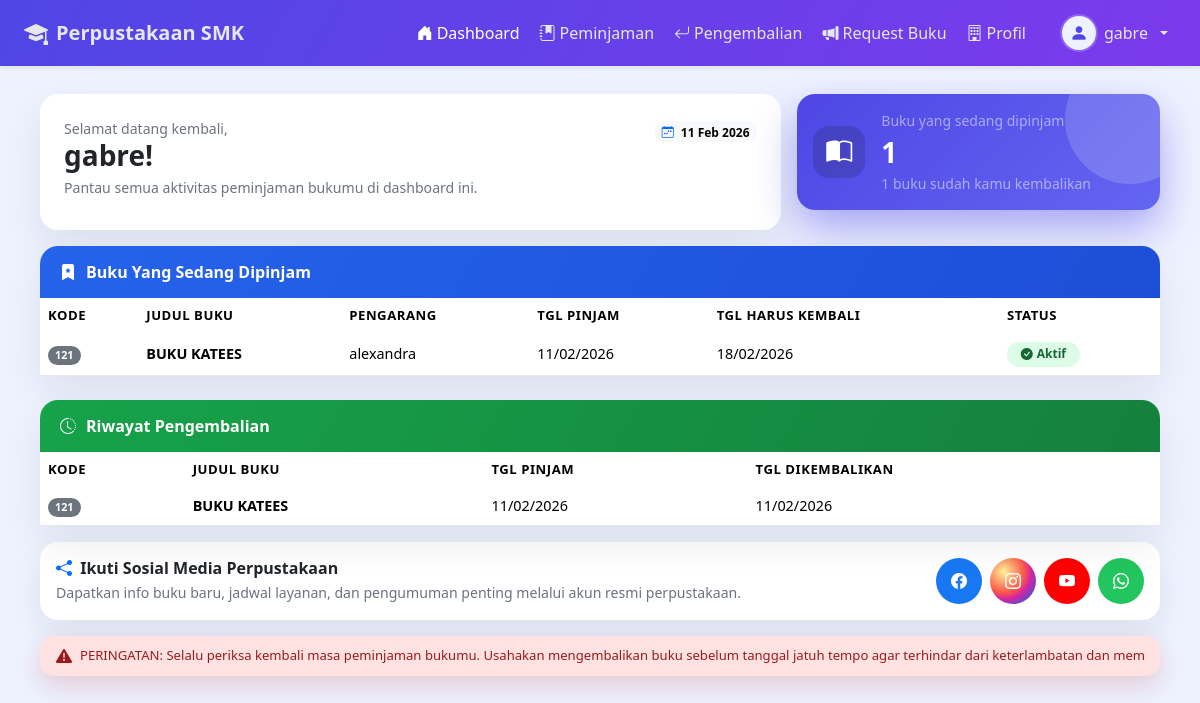
Screenshot of /anggota/dashboard.php (signed in) with the database file from the repository.
### tables this page shows
CREATE TABLE `peminjaman` (
  `id` int NOT NULL,
  `id_user` int NOT NULL,
  `id_buku` int NOT NULL,
  `tanggal_pinjam` date NOT NULL,
  `tanggal_kembali` date NOT NULL,
  `tanggal_dikembalikan` date DEFAULT NULL,
  `status` enum('dipinjam','dikembalikan','terlambat') NOT NULL DEFAULT 'dipinjam',
  `denda` decimal(10,2) DEFAULT '0.00',
  `catatan` text
);

CREATE TABLE `buku` (
  `id` int NOT NULL,
  `kode_buku` varchar(20) NOT NULL,
  `judul_buku` varchar(200) NOT NULL,
  `pengarang` varchar(100) NOT NULL,
  `penerbit` varchar(100) DEFAULT NULL,
  `tahun_terbit` year DEFAULT NULL,
  `kategori` varchar(50) DEFAULT NULL,
  `jumlah_buku` int NOT NULL DEFAULT '0',
  `stok_tersedia` int NOT NULL DEFAULT '0',
  `lokasi_rak` varchar(20) DEFAULT NULL,
  `tanggal_input` datetime DEFAULT CURRENT_TIMESTAMP
);

### anggota/dashboard.php (the view, shortened to what this page needs)
<?php
require_once '../config.php';
$user_id = $_SESSION['user_id'];
$peminjaman_aktif = mysqli_query($conn, "
    SELECT p.*, b.judul_buku, b.kode_buku, b.pengarang
    FROM peminjaman p
    JOIN buku b ON p.id_buku = b.id
    WHERE p.id_user = '$user_id' AND p.status = 'dipinjam'
    ORDER BY p.tanggal_pinjam DESC
");
$riwayat = mysqli_query($conn, "
    SELECT p.*, b.judul_buku, b.kode_buku
    FROM peminjaman p
    JOIN buku b ON p.id_buku = b.id
    WHERE p.id_user = '$user_id' AND p.status = 'dikembalikan'
    ORDER BY p.tanggal_dikembalikan DESC
    LIMIT 5
");
$jml_aktif   = mysqli_num_rows($peminjaman_aktif);
$jml_riwayat = mysqli_num_rows($riwayat);
?>
<!doctype html>
<html lang="id">
<head>
    <link href="https://cdn.jsdelivr.net/npm/bootstrap@5.3.3/dist/css/bootstrap.min.css" rel="stylesheet">
    <link href="https://cdn.jsdelivr.net/npm/bootstrap-icons@1.11.3/font/bootstrap-icons.css" rel="stylesheet">
</head>
<body>
    <nav class="navbar navbar-expand-lg navbar-school shadow-sm">
        <div class="container-fluid px-3 px-lg-4">
            <a class="navbar-brand d-flex align-items-center gap-2" href="#">
                <i class="bi bi-mortarboard-fill fs-4"></i>
                <span class="fw-semibold">Perpustakaan SMK</span>
            </a>
            <div class="collapse navbar-collapse" id="nav">
                <ul class="navbar-nav ms-auto align-items-lg-center gap-lg-1">
                    <li class="nav-item">
                        <a class="nav-link active" href="dashboard.php">
                            <i class="bi bi-house-door-fill me-1"></i>Dashboard
                        </a>
                    </li>
                    <li class="nav-item">
                        <a class="nav-link" href="peminjaman.php">
                            <i class="bi bi-journal-bookmark-fill me-1"></i>Peminjaman
                        </a>
                    </li>
                    <li class="nav-item">
                        <a class="nav-link" href="pengembalian.php">
                            <i class="bi bi-arrow-return-left me-1"></i>Pengembalian
                        </a>
                    </li>
                    <li class="nav-item">
                        <a class="nav-link" href="request_buku.php">
                            <i class="bi bi-megaphone-fill me-1"></i>Request Buku
                        </a>
                    </li>
                    <li class="nav-item">
                        <a class="nav-link" href="profil.php">
                            <i class="bi bi-building me-1"></i>Profil
                        </a>
                    </li>
                    <li class="nav-item dropdown ms-lg-3">
                        <a class="nav-link dropdown-toggle d-flex align-items-center gap-2" href="#" data-bs-toggle="dropdown">
                            <div class="avatar-circle">
                                <i class="bi bi-person-fill"></i>
                            </div>
                            <span class="d-none d-sm-inline">
                                <?php echo htmlspecialchars($_SESSION['nama_lengkap']); ?>
                            </span>
                        </a>
                    </li>
                </ul>
            </div>
        </div>
    </nav>
    <div class="page-wrapper">
        <div class="row g-3 mb-3 align-items-stretch">
            <div class="col-lg-8">
                <div class="card-soft hover-lift p-4">
                    <div class="d-flex justify-content-between align-items-start mb-2">
                        <div>
                            <div class="headline-sub">Selamat datang kembali,</div>
                            <h3 class="fw-semibold mb-1">
                                <?php echo htmlspecialchars($_SESSION['nama_lengkap']); ?>!
                            </h3>
                            <p class="headline-sub mb-0">
                                Pantau semua aktivitas peminjaman bukumu di dashboard ini.
                            </p>
                        </div>
                        <div class="text-end">
                            <span class="badge rounded-pill text-bg-light">
                                <i class="bi bi-calendar-week me-1 text-primary"></i>
                                <?php echo date('d M Y'); ?>
                            </span>
                        </div>
                    </div>
                </div>
            </div>
            <div class="col-lg-4">
                <div class="stat-card p-3 d-flex align-items-center hover-lift">
                    <div class="stat-icon me-3">
                        <i class="bi bi-book-half text-white"></i>
                    </div>
                    <div>
                        <div class="small text-white-50">Buku yang sedang dipinjam</div>
                        <div class="fs-3 fw-semibold"><?php echo $jml_aktif; ?></div>
                        <div class="small text-white-50">
                            <?php echo $jml_riwayat; ?> buku sudah kamu kembalikan
                        </div>
                    </div>
                </div>
            </div>
        </div>
        <div class="row g-4">
            <div class="col-12">
                <div class="card-soft hover-lift delay-1">
                    <div class="card-soft-header" style="background:linear-gradient(120deg,#2563eb,#1d4ed8);">
                        <i class="bi bi-bookmark-star-fill"></i>
                        <span>Buku Yang Sedang Dipinjam</span>
                    </div>
                    <div class="card-body">
                        <?php if ($jml_aktif > 0): ?>
                            <div class="table-responsive">
                                <table class="table table-modern align-middle mb-0">
                                    <thead>
                                        <tr>
                                            <th>Kode</th>
                                            <th>Judul Buku</th>
                                            <th>Pengarang</th>
                                            <th>Tgl Pinjam</th>
                                            <th>Tgl Harus Kembali</th>
                                            <th>Status</th>
                                        </tr>
                                    </thead>
                                    <tbody>
                                        <?php
                                        mysqli_data_seek($peminjaman_aktif, 0);
                                        while ($row = mysqli_fetch_assoc($peminjaman_aktif)):
                                            $today = strtotime(date('Y-m-d'));
                                            $due   = strtotime($row['tanggal_kembali']);
                                            $diff  = ($due - $today) / (60 * 60 * 24);
                                            if ($diff < 0) {
                                                $pillClass = 'late';
                                                $label     = 'Terlambat ' . abs($diff) . ' hari';
                                                $icon      = 'bi-exclamation-triangle-fill';
                                            } elseif ($diff <= 2) {
                                                $pillClass = 'info';
                                                $label     = 'Segera dikembalikan';
                                                $icon      = 'bi-alarm-fill';
                                            } else {
                                                $pillClass = 'active';
                                                $label     = 'Aktif';
                                                $icon      = 'bi-check-circle-fill';
                                            }
                                        ?>
                                            <tr>
                                                <td><span class="badge bg-secondary rounded-pill"><?php echo $row['kode_buku']; ?></span></td>
                                                <td class="fw-semibold"><?php echo $row['judul_buku']; ?></td>
                                                <td><?php echo $row['pengarang']; ?></td>
                                                <td><?php echo date('d/m/Y', strtotime($row['tanggal_pinjam'])); ?></td>
                                                <td><?php echo date('d/m/Y', strtotime($row['tanggal_kembali'])); ?></td>
                                                <td>
                                                    <span class="pill-status <?php echo $pillClass; ?>">
                                                        <i class="bi <?php echo $icon; ?>"></i>
                                                        <?php echo $label; ?>
                                                    </span>
                                                </td>
                                            </tr>
                                        <?php endwhile; ?>
                                    </tbody>
                                </table>
                            </div>
                        <?php endif; ?>
                    </div>
                </div>
            </div>
            <div class="col-12">
                <div class="card-soft hover-lift delay-2">
                    <div class="card-soft-header" style="background:linear-gradient(120deg,#16a34a,#15803d);">
                        <i class="bi bi-clock-history"></i>
                        <span>Riwayat Pengembalian</span>
                    </div>
                    <div class="card-body">
                        <?php if ($jml_riwayat > 0): ?>
                            <div class="table-responsive">
                                <table class="table table-modern align-middle mb-0">
                                    <thead>
                                        <tr>
                                            <th>Kode</th>
                                            <th>Judul Buku</th>
                                            <th>Tgl Pinjam</th>
                                            <th>Tgl Dikembalikan</th>
                                        </tr>
                                    </thead>
                                    <tbody>
                                        <?php
                                        mysqli_data_seek($riwayat, 0);
                                        while ($row = mysqli_fetch_assoc($riwayat)): ?>
                                            <tr>
                                                <td><span class="badge bg-secondary rounded-pill"><?php echo $row['kode_buku']; ?></span></td>
                                                <td class="fw-semibold"><?php echo $row['judul_buku']; ?></td>
                                                <td><?php echo date('d/m/Y', strtotime($row['tanggal_pinjam'])); ?></td>
                                                <td><?php echo date('d/m/Y', strtotime($row['tanggal_dikembalikan'])); ?></td>
                                            </tr>
                                        <?php endwhile; ?>
                                    </tbody>
                                </table>
                            </div>
                        <?php endif; ?>
                    </div>
                </div>
            </div>
            <div class="col-12 mt-3">
                <div class="social-card p-3">
                    <div class="d-flex flex-column flex-md-row justify-content-between align-items-md-center gap-3">
                        <div>
                            <h6 class="fw-semibold mb-1">
                                <i class="bi bi-share-fill text-primary me-1"></i>
                                Ikuti Sosial Media Perpustakaan
                            </h6>
                            <p class="headline-sub mb-0">
                                Dapatkan info buku baru, jadwal layanan, dan pengumuman penting melalui akun resmi perpustakaan.
                            </p>
                        </div>
                        <div class="d-flex flex-wrap gap-2">
                            <a href="https://www.facebook.com" class="social-link" target="_blank" rel="noopener noreferrer">
                                <div class="social-icon-wrap facebook">
                                    <i class="bi bi-facebook"></i>
                                </div>
                            </a>
                            <a href="https://www.instagram.com/gabrielchriss.k/?hl=en" class="social-link" target="_blank" rel="noopener noreferrer">
                                <div class="social-icon-wrap instagram">
                                    <i class="bi bi-instagram"></i>
                                </div>
                            </a>
                            <a href="https://youtube.com/@gabrielchriss?si=T5-wq456x-yK8ew1" class="social-link" target="_blank" rel="noopener noreferrer">
                                <div class="social-icon-wrap youtube">
                                    <i class="bi bi-youtube"></i>
                                </div>
                            </a>
                            <a href="https://wa.me/6281387447874" class="social-link" target="_blank" rel="noopener noreferrer">
                                <div class="social-icon-wrap whatsapp">
                                    <i class="bi bi-whatsapp"></i>
                                </div>
                            </a>
                        </div>
                    </div>
                </div>
            </div>
            <div class="col-12 mt-3">
                <div class="alert-ticker d-flex align-items-center px-3 py-2">
                    <i class="bi bi-exclamation-triangle-fill me-2 blink-icon"></i>
                    <div class="overflow-hidden flex-grow-1">
                        <div class="alert-ticker-text">
                            PERINGATAN: Selalu periksa kembali masa peminjaman bukumu. Usahakan mengembalikan buku
                            sebelum tanggal jatuh tempo agar terhindar dari keterlambatan dan membantu anggota lain
                            mendapat giliran meminjam buku yang sama.
                        </div>
                    </div>
                </div>
            </div>
        </div>
    </div>
</body>
</html>

### rows the page displays
peminjaman: id_buku.kode_buku "121", id_buku.judul_buku "BUKU KATEES", id_buku.pengarang "alexandra", tanggal_pinjam "11/02/2026", tanggal_kembali "18/02/2026", tanggal_kembali "Aktif"
peminjaman: id_buku.kode_buku "121", id_buku.judul_buku "BUKU KATEES", tanggal_pinjam "11/02/2026", tanggal_dikembalikan "11/02/2026"

### other values shown
$_SESSION['nama_lengkap'] "gabre"
$jml_aktif "1"
$jml_riwayat "1"
